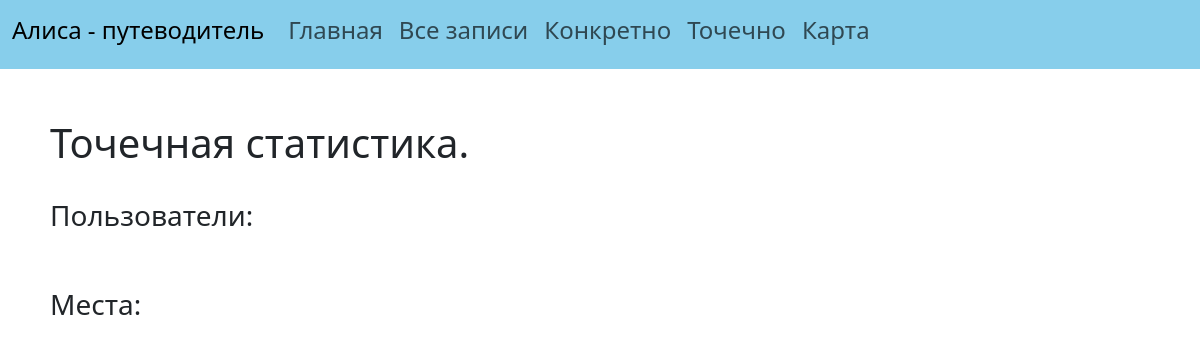
Page /statistics_of_users_and_places on the earlier database version.
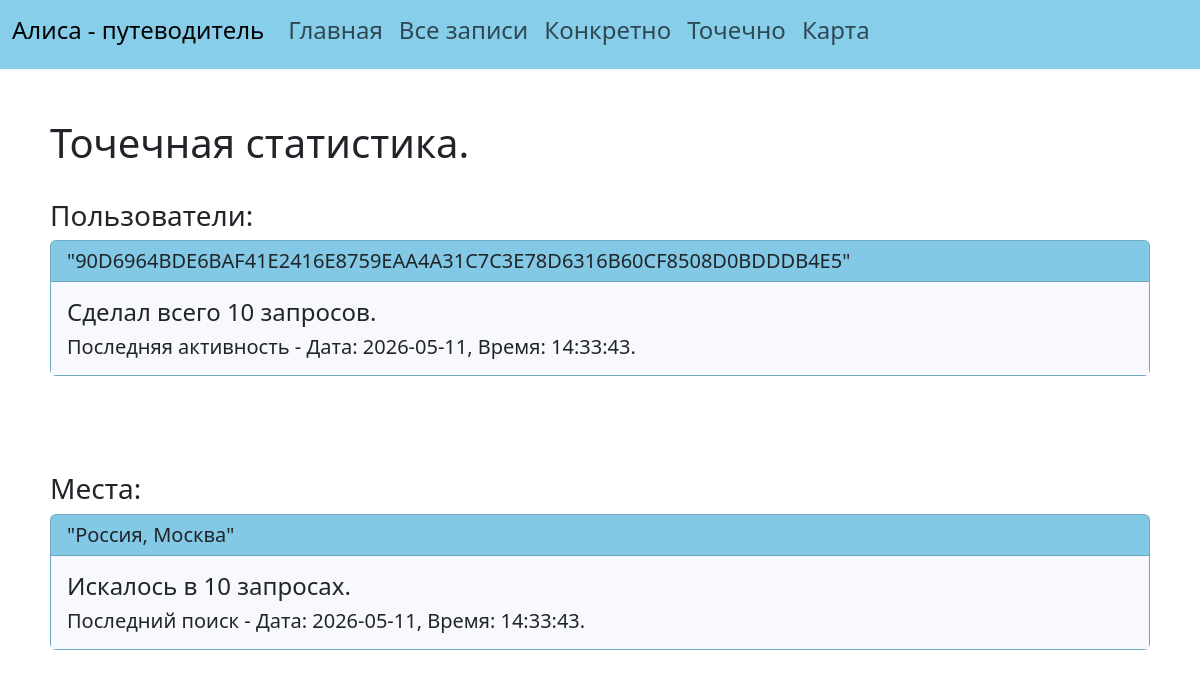
Same page on the later database version.
### data/statistics.py (models this page shows)
class Statistics(SqlAlchemyBase):
    __tablename__ = 'statistics'
    id = sqlalchemy.Column(sqlalchemy.Integer, primary_key=True, autoincrement=True)
    user_id = sqlalchemy.Column(sqlalchemy.String, nullable=True)
    url = sqlalchemy.Column(sqlalchemy.String, nullable=False)
    picture_id = sqlalchemy.Column(sqlalchemy.String, nullable=False)
    full_name_place = sqlalchemy.Column(sqlalchemy.String, nullable=False)
    created_date = sqlalchemy.Column(sqlalchemy.DateTime, default=datetime.datetime.now)

### main.py (the view)
@app.route('/statistics_of_users_and_places')
def statistics_of_users_and_places():
    db_sess = db_session.create_session()
    lines = db_sess.query(Statistics).all()
    list_of_users = sorted(list(set(list(map(lambda x: x.user_id, lines)))))
    transform_users = []
    for user in list_of_users:
        number_of_requests = len(list(filter(lambda x: x.user_id == user, lines)))
        last_time = max(list(map(lambda x: x.created_date, list(filter(lambda x: x.user_id == user,
                                                                       lines))))).strftime(
            "Дата: %Y-%m-%d, Время: %H:%M:%S")
        transform_users.append([user, number_of_requests, last_time])
    list_of_places = sorted(list(set(list(map(lambda x: x.full_name_place, lines)))))
    transform_places = []
    for place in list_of_places:
        number_of_requests = len(list(filter(lambda x: x.full_name_place == place, lines)))
        last_time = max(list(map(lambda x: x.created_date, list(filter(lambda x: x.full_name_place == place,
                                                                       lines))))).strftime(
            "Дата: %Y-%m-%d, Время: %H:%M:%S")
        transform_places.append([place, number_of_requests, last_time])
    return render_template('statistics_of_users_and_places.html',
                           list_of_users=transform_users, list_of_places=transform_places)

### data/db_session.py (called while the page is built)
def create_session() -> Session:
    global __factory
    return __factory()

### templates/statistics_of_users_and_places.html
{% extends "base.html"%}
{% set title = 'Точечная статистика' %}
{% block content %}
    <h1>Точечная статистика.</h1>
    <br>
    <h3>Пользователи:</h3>
    {% for user in list_of_users %}
        <div class="card" style="background-color: skyblue">
            <h5 class="card-header">"{{user[0]}}"</h5>
            <div class="card-body" style="background-color: ghostwhite">
                <h4 class="card-title">Сделал всего {{user[1]}} запросов.</h4>
                <h5 class="card-text">Последняя активность - {{user[2]}}.</h5>
            </div>
        </div>
        <br>
        <br>
    {% endfor %}
    <br>
    <br>
    <h3>Места:</h3>
    {% for place in list_of_places %}
        <div class="card" style="background-color: skyblue">
            <h5 class="card-header">"{{place[0]}}"</h5>
            <div class="card-body" style="background-color: ghostwhite">
                <h4 class="card-title">Искалось в {{place[1]}} запросах.</h4>
                <h5 class="card-text">Последний поиск - {{place[2]}}.</h5>
            </div>
        </div>
        <br>
        <br>
    {% endfor %}
{% endblock %}

Differences in the rows shown:
added Statistics: user "90D6964BDE6BAF41E2416E8759EAA4A31C7C3E78D6316B60CF8508D0BDDDB4E5", user "10", user "Дата: 2026-05-11, Время: 14:33:43", full_name_place "Россия, Москва", place "10", place "Дата: 2026-05-11, Время: 14:33:43"
